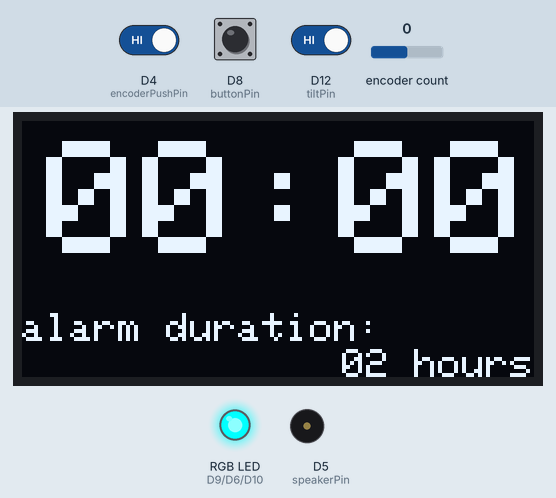
A sketch run on a simulated Arduino MKR. On the bench: 128×64 one-colour display, an RGB LED mixed from three pins (HIGH = lit), buzzer (waves = sounding, pin HIGH). The test bench sets the inputs (shaded band); at power-on: D8 (buttonPin) HIGH, D4 (encoderPushPin) HIGH, encoder count 0, D12 (tiltPin) HIGH. The local clock reads 2024-03-15 10:24:30 at power-on unless the sketch sets it; what the sketch prints to the serial monitor is not drawn.

Above: at 1.2 s.
1.3 s: D8 (buttonPin) pulled LOW for 0.15 s
At 2.2 s:
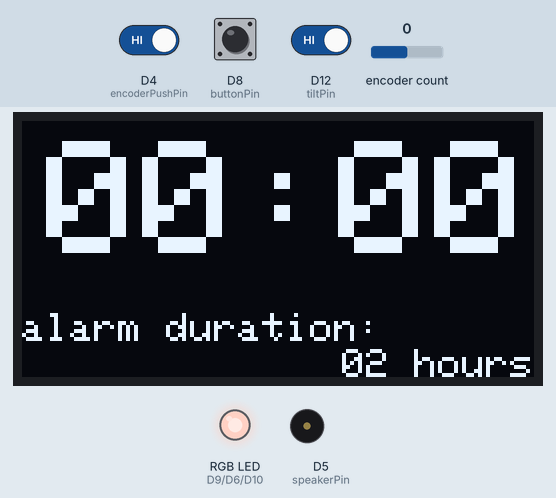
2.9 s: D8 (buttonPin) pulled LOW for 1 s
At 4.2 s:
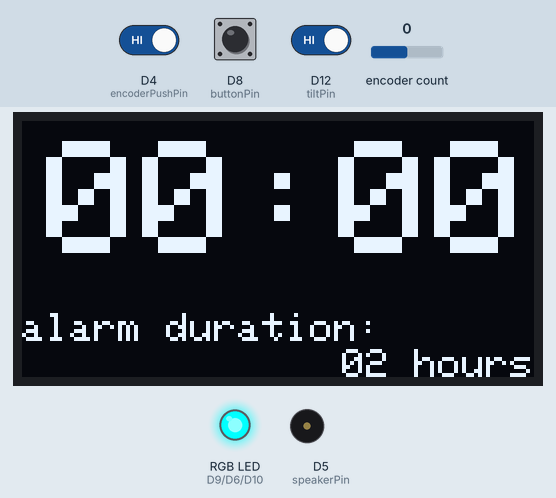
5.4 s: D4 (encoderPushPin) driven LOW
At 5.8 s:
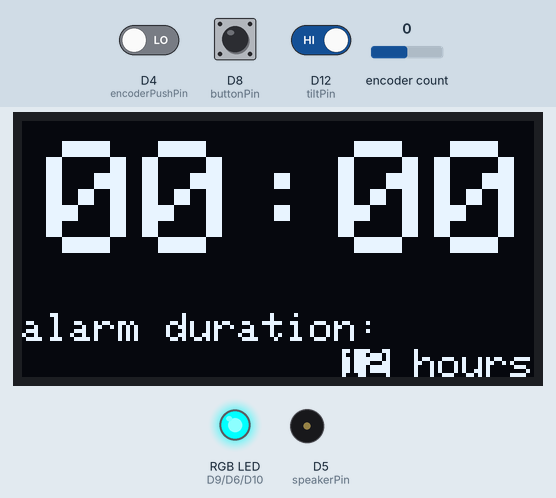
6.9 s: encoder count set to 1
At 8.1 s:
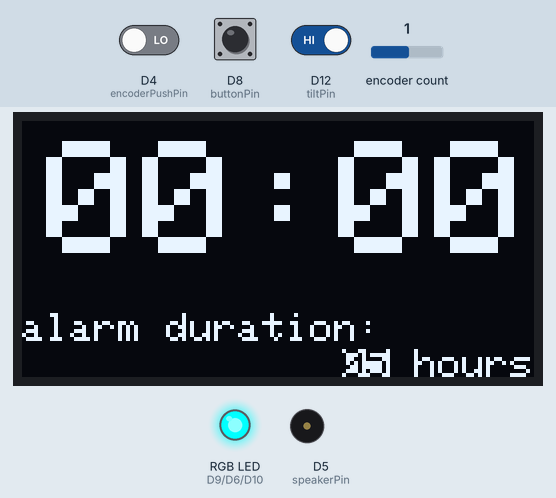
8.4 s: encoder count set to 2
9.9 s: encoder count set to 3
At 10.9 s:
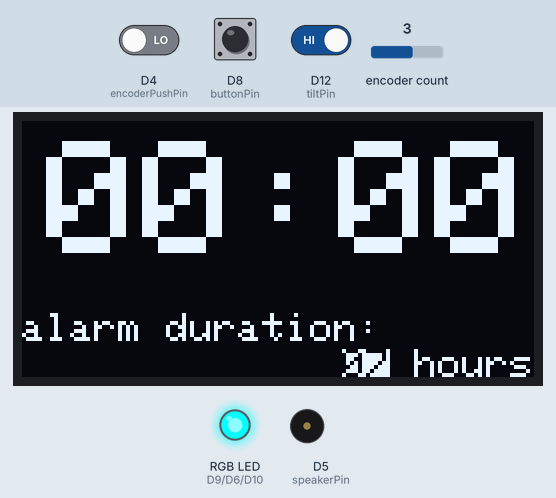
Timing chart, 0 to 12.4 s (numbered marks = the images above; inputs shaded):
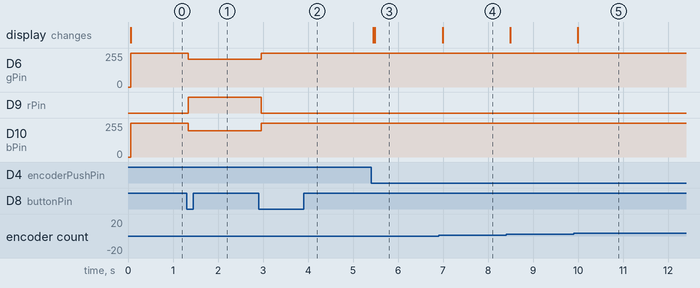

Measured:
- after the input at 1.3 s, D6 (gPin): 255/255 → 209/255 at once; D9 (rPin): LOW → HIGH at once; D10 (bPin): 255/255 → 196/255 at once
- after the input at 2.9 s, D6 (gPin): 209/255 → 255/255 after 0.06 s; D9 (rPin): HIGH → LOW after 0.06 s; D10 (bPin): 196/255 → 255/255 after 0.06 s
- after the input at 5.4 s, the display: first changes after 0.05 s (image 3 shows a later state)
- after the input at 6.9 s, the display: changes after 0.09 s (image 4)
- after the input at 9.9 s, the display: changes after 0.10 s (image 5)

The sketch:

intentionalClock.ino
```cpp
/*
 * INTENTIONAL CLOCK by Marcela Mancino (@mardefronteira)
 *
 * Developed for the Tangible Interaction and Device course
 * taught by Ben Light and Tom Igoe
 * at NYU - ITP
 *
 * Spring 2020
 */


// libraries
#include <Encoder.h>
#include <RTCZero.h>
#include <Adafruit_GFX.h>
#include<Adafruit_SSD1306.h>

// pins constants
const int buttonPin = 8;
const int tiltPin = 12;
const int encoderPushPin = 4;
const int speakerPin = 5;

const int displayResetPin = 7;

// these pins have to support PWM
const int rPin = 9;
const int gPin = 6;
const int bPin = 10;

// display constants
const int displayWidth = 128;
const int displayHeight = 64;
Adafruit_SSD1306 display(displayWidth, displayHeight, &Wire, displayResetPin);

// gates
bool buttonGate = true;
bool encoderGate = true;
bool screenGate = true;
bool alarmGate = true;

// clock controls
bool setHourMode = false;
bool setMinuteMode = false;
bool setAlarmMode = false;

bool screenIsOn = false;

int mode = 0;

int restingTime = 0;
int screenTolerance = 10000;

// encoder variables
Encoder encoder(3,2);
int lastEnc = 0;
int encDirection = 0;

int encTime = 0;
int encVal = 255;

// clock variables
RTCZero rtc;
int hourNow = 0;
int minNow = 0;
int secNow = 0;

// alarm variables
int startTime[3];
int alarmDuration = 2;
bool alarmIsOn = false;
bool soundIsOn = false;

// speaker variables
int noteWait = 0;
int lastNote = 0;

// color variables
int rgb[3];

void setup() {
  // begin serial communication
  Serial.begin(9600);

  // set up clock
  rtc.begin();

  rtc.setHours(0);
  rtc.setMinutes(0);
  rtc.setSeconds(0);

  // set pin modes
  pinMode(buttonPin, INPUT_PULLUP);
  pinMode(tiltPin, INPUT_PULLUP);
  pinMode(encoderPushPin, INPUT_PULLUP);
  pinMode(speakerPin, OUTPUT);

  pinMode(rPin, OUTPUT);
  pinMode(gPin, OUTPUT);
  pinMode(bPin, OUTPUT);

// what is this?========================================================================
// SSD1306_SWITCHCAPVCC = generate display voltage from 3.3V internally
  if(!display.begin(SSD1306_SWITCHCAPVCC, 0x3D)) { // Address 0x3D for 128x64
    Serial.println(F("SSD1306 allocation failed"));
    for(;;); // Don't proceed, loop forever
  }
}
void testdrawstyles(void) {
  display.clearDisplay();

  display.setTextSize(1);             // Normal 1:1 pixel scale
  display.setTextColor(SSD1306_WHITE);        // Draw white text
  display.setCursor(0,0);             // Start at top-left corner
  display.println(F("Hello, world!"));

  display.setTextColor(SSD1306_BLACK, SSD1306_WHITE); // Draw 'inverse' text
  display.println(3.141592);

  display.setTextSize(2);             // Draw 2X-scale text
  display.setTextColor(SSD1306_WHITE);
  display.print(F("0x")); display.println(0xDEADBEEF, HEX);

  display.display();
  delay(2000);
}

void loop() {

  // debounce gets rid of hardware imprecisions during the click
  // gate makes sure the command is sent only once per click, since
  // the arduino keeps receiving HIGH values on the pin
  if (debounceInputUp(buttonPin)) {
    if (buttonGate == true) {

      // turn the alarm on/off if it is not buzzing
      if (soundIsOn){
        alarmIsOn = true;
      } else {
        alarmIsOn = !alarmIsOn;
      }

      Serial.print("the button has been pressed, alarm state is ");
      Serial.println(alarmIsOn);
      buttonGate = false;
    }
  } else {
    buttonGate = true;
  }

  // if device is being held (if tilt sensor is active) screen is on,
  // otherwise wait the tolerance time and turn off
  if (debounceInput(tiltPin)) {
    Serial.println("the device has been tilted");
    screenIsOn = true;


    if(soundIsOn) {
      soundIsOn = false;
      alarmIsOn = false;
    }

  } else {
    if(screenIsOn){
      if (screenGate) {
        restingTime = millis();
        screenGate = false;
      }
      if (millis() > restingTime + screenTolerance) {
        screenIsOn = false;
        screenGate = true;
      }
    }
  }

  // if encoder button is pressed, change the clock mode
  // debounce gets rid of hardware imprecisions during the click
  // gate makes sure the command is sent only once per click, since
  // the arduino keeps receiving HIGH values on the pin
  if (debounceInputUp(encoderPushPin)) {
    Serial.println("aqui");
    if (encoderGate == true) {
      /* alternate between 4 modes:
       *  0 = no action
       *  1 = set alarm time
       *  2 = set hour
       *  3 = set minute
       */
      if (mode < 3){
        mode++;
      } else {
        mode = 0;
      }

      // reset encoder
      encoder.write(0);

      encoderGate = false;

      // for visual feedback while testing the system
      Serial.print("the encoder has been pressed, the mode is now ");
      Serial.println(mode);
//      ledColor(255,0,0);
    }
  } else {
    encoderGate = true;
  }

// make this local
  encVal = encoder.read();

if (lastEnc != encVal) {
   Serial.print("the encoder has been twisted! ");
   Serial.println(encDirection);
   encDirection = encVal-lastEnc;
   encDirection = encDirection/abs(encDirection);
   lastEnc = encVal;
} else {
 encDirection = 0;
}


  // screen control
  if (screenIsOn) {
    mainDisplay();
  } else {
    display.clearDisplay();
    display.display();
  }

  // get current time
  hourNow = rtc.getHours();
  minNow = rtc.getMinutes();
  secNow = rtc.getSeconds();


  // set what the encoder is doing based on the mode variable
  modeAction();

  // set LED color based on time or alarm
  setLedColor();

  // check if the alarm is on and set it, or else stop the sound
  if (alarmIsOn) {
    startAlarm();
  } else {
    soundIsOn = false;
    alarmGate = true;
  }


  // ====================================== END OF LOOP
}

void modeAction() {
  if (mode != 0) {
    screenIsOn = true;
  }
  if (mode == 1) {
    // set alarm duration
    if (alarmDuration + encDirection < 5) {
      alarmDuration = 12;
    } else if (alarmDuration + encDirection > 12) {
      alarmDuration = 5;
    } else {
      alarmDuration += encDirection;
    }

  } else if (mode == 2) {
    // set hours
    int newHour;
    if (hourNow + encDirection > 23) {
      newHour = 0;
    } else if (hourNow + encDirection < 0) {
      newHour = 23;
    } else {
      newHour = hourNow + encDirection;
    }
    rtc.setHours(newHour);

  } else if (mode == 3) {

    // set minutes
    int newMin;
    if (minNow + encDirection > 59) {
      newMin = 0;
    } else if (minNow + encDirection < 0) {
      newMin = 59;
    } else {
      newMin = minNow + encDirection;
    }
    rtc.setMinutes(newMin);
    rtc.setSeconds(0);
  }
}

// display setup
void mainDisplay(){
  display.clearDisplay();

  // display hours
  if (mode == 2) {
  display.setTextColor(SSD1306_BLACK, SSD1306_WHITE);
  } else {
  display.setTextColor(SSD1306_WHITE);
  }
  display.setTextSize(4);
  display.setCursor(6,5);
  if (hourNow < 10) {
     display.print(0);
  }
  display.print(hourNow);

  // display :
  display.setTextColor(SSD1306_WHITE);
  display.setCursor(55,5);
  display.print(F(":"));

  // display minutes
  if (mode == 3) {
  display.setTextColor(SSD1306_BLACK, SSD1306_WHITE);
  }
   if (minNow < 10) {
     display.print(0);
  }
  display.println(minNow);

  //display alarm
  display.setTextSize(1);
  display.setTextColor(SSD1306_WHITE);
  display.setCursor(0,48);
  display.print(F("alarm duration: "));
  display.setCursor(80,57);
   if (mode == 1) {
  display.setTextColor(SSD1306_BLACK, SSD1306_WHITE);
  }
  if(alarmDuration < 10) {
    display.print(0);
  }
  display.print(alarmDuration);
  display.setTextColor(SSD1306_WHITE);
  display.println(F(" hours"));

  display.display();
}

// alarm set up
void startAlarm() {
  // record the time that the button was clicked
  if (alarmGate) {
    startTime[0] = hourNow;
    startTime[1] = minNow;
    startTime[2] = secNow;
    alarmGate = false;
  }

  // check if the alarm has run for the whole duration

  if (hourNow >= startTime[0] + alarmDuration && minNow >= startTime[1] && secNow >= startTime[2]) {
    soundIsOn = true;
  }

  if (soundIsOn) {
//    Serial.println("AAAAAAAAAAAAAAAAAAAAAAAAAAAAAAAAAAAAA");
    playNote(262, 100, 200);
    playNote(392, 200, 100);
    playNote(330,100,100);
    playNote(349,50,50);
    playNote(262,100,300);
    playNote(392,100,300);
    playNote(330,200,200);
    playNote(494,500,300);
    playNote(330,100,200);
    playNote(330,100,200);
    playNote(494,100,200);
    playNote(494,100,200);
    playNote(392,70,50);
    playNote(392,70,30);
    playNote(392,70,30);
  }
}

void playNote(int freq, int dur, int dTime) {
 if (millis() > lastNote + noteWait) {
   tone(speakerPin, freq, dur);
   noteWait = dTime;
   lastNote = millis();
 } else {
   playNote(freq, dur, dTime);
 }
}

// debouncing
bool debounceInput(int pinToTest) {
  bool result = false;
  // if given pin is set to high, wait a few milliseconds and check again
  // if it is still high, pass on the result
  if (digitalRead(pinToTest) == HIGH) {
    delay(4);
    if (digitalRead(pinToTest) == HIGH) {
      result = true;
    } else {
      result = false;
    }
  }
  return result;
}
bool debounceInputUp(int pinToTest) {
  bool result = false;
  // if given pin is set to high, wait a few milliseconds and check again
  // if it is still high, pass on the result
  if (digitalRead(pinToTest) == LOW) {
    delay(4);
    if (digitalRead(pinToTest) == LOW) {
      result = true;
    } else {
      result = false;
    }
  }
  return result;
}

// RGB LED light control

// Light changes from red (midnight) to white (6h) to yellow (12h) to amber (18). When alarm is on, it is blue.
void setLedColor() {
  int mult;
  if (alarmIsOn) {
    hsi2rgb(200,0.5,0.5,rgb);
  } else {
    // white to yellow
    if (hourNow > 6 && hourNow <= 12) {
      hsi2rgb(60, 0.16*(hourNow/6), 1, rgb);
    }
    // yellow to amber to red
    if (hourNow > 12 && hourNow <= 23) {
      mult = map(hourNow, 12, 23, 1, 11);
      hsi2rgb(60-(mult*5.45), 1, 1, rgb);
    }
    // red to white
    if (hourNow >= 0 && hourNow <= 6) {
      hsi2rgb(0, 1-(hourNow*0.14), 1, rgb);
    }
  }
   ledColor(rgb[0],rgb[1],rgb[2]);
}


void ledColor (int rVal, int gVal, int bVal) {
  analogWrite(rPin, rVal);
  analogWrite(gPin, gVal);
  analogWrite(bPin, bVal);
}

/*
 * The code below is an RGB to HSI converter, and was taken from this link:
 * https://blog.saikoled.com/post/43693602826/why-every-led-light-should-be-using-hsi
 */

// Function example takes H, S, I, and a pointer to the
// returned RGB colorspace converted vector. It should
// be initialized with:
//
// int rgb[3];
//
// in the calling function. After calling hsi2rgb
// the vector rgb will contain red, green, and blue
// calculated values.

void hsi2rgb(float H, float S, float I, int* rgb) {
  int r, g, b;
  H = fmod(H,360); // cycle H around to 0-360 degrees
  H = 3.14159*H/(float)180; // Convert to radians.
  S = S>0?(S<1?S:1):0; // clamp S and I to interval [0,1]
  I = I>0?(I<1?I:1):0;

  // Math! Thanks in part to Kyle Miller.
  if(H < 2.09439) {
    r = 255*I/3*(1+S*cos(H)/cos(1.047196667-H));
    g = 255*I/3*(1+S*(1-cos(H)/cos(1.047196667-H)));
    b = 255*I/3*(1-S);
  } else if(H < 4.188787) {
    H = H - 2.09439;
    g = 255*I/3*(1+S*cos(H)/cos(1.047196667-H));
    b = 255*I/3*(1+S*(1-cos(H)/cos(1.047196667-H)));
    r = 255*I/3*(1-S);
  } else {
    H = H - 4.188787;
    b = 255*I/3*(1+S*cos(H)/cos(1.047196667-H));
    r = 255*I/3*(1+S*(1-cos(H)/cos(1.047196667-H)));
    g = 255*I/3*(1-S);
  }

  /*
   *  these values were edited from source because my LEDs are common-anode,
   *  and the values sent to them are opposite from the ones in the LEDs used
   *  in the reference.
   *  this likely messed up with the intensity calculation, so I would recommend
   *  correcting the math up there, or leaving these just as rgb[0] = r; etc
   *  [marcela mancino]
   */
  rgb[0]=255-r;
  rgb[1]=255-g;
  rgb[2]=255-b;
}
```
